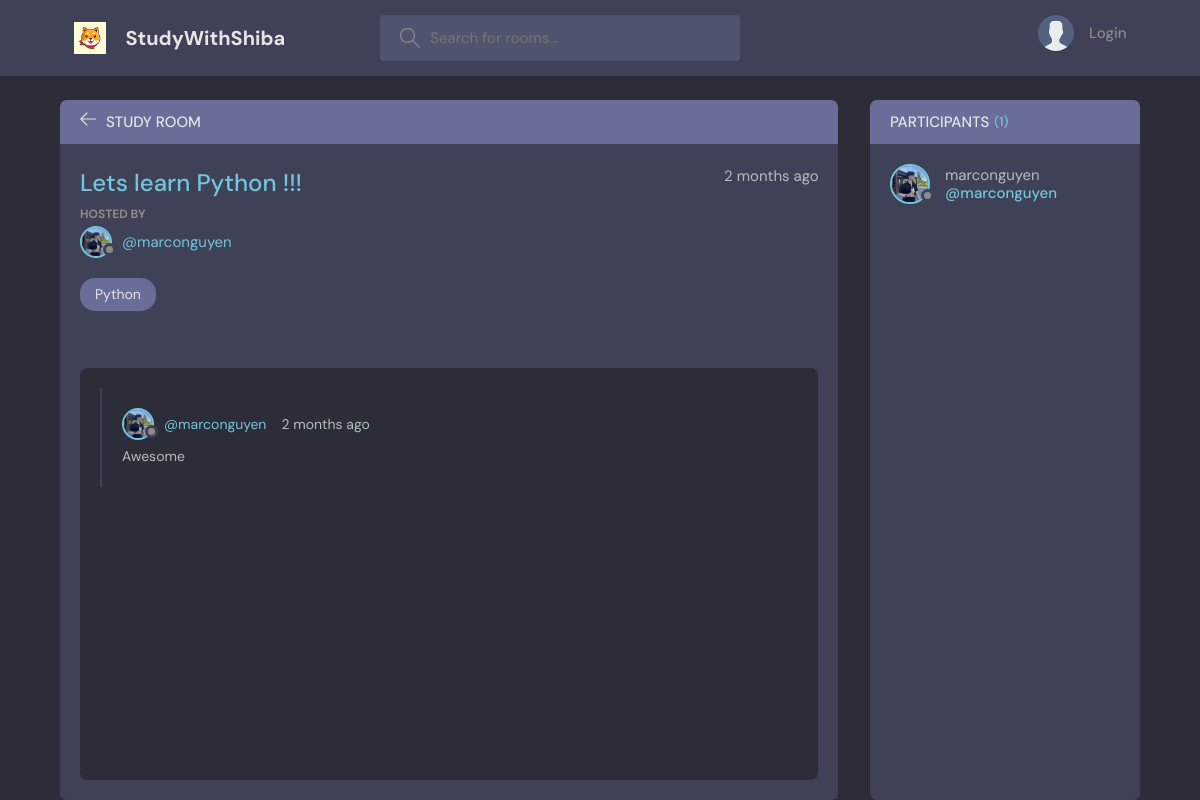
The page /room/1/ on the database as committed earlier.
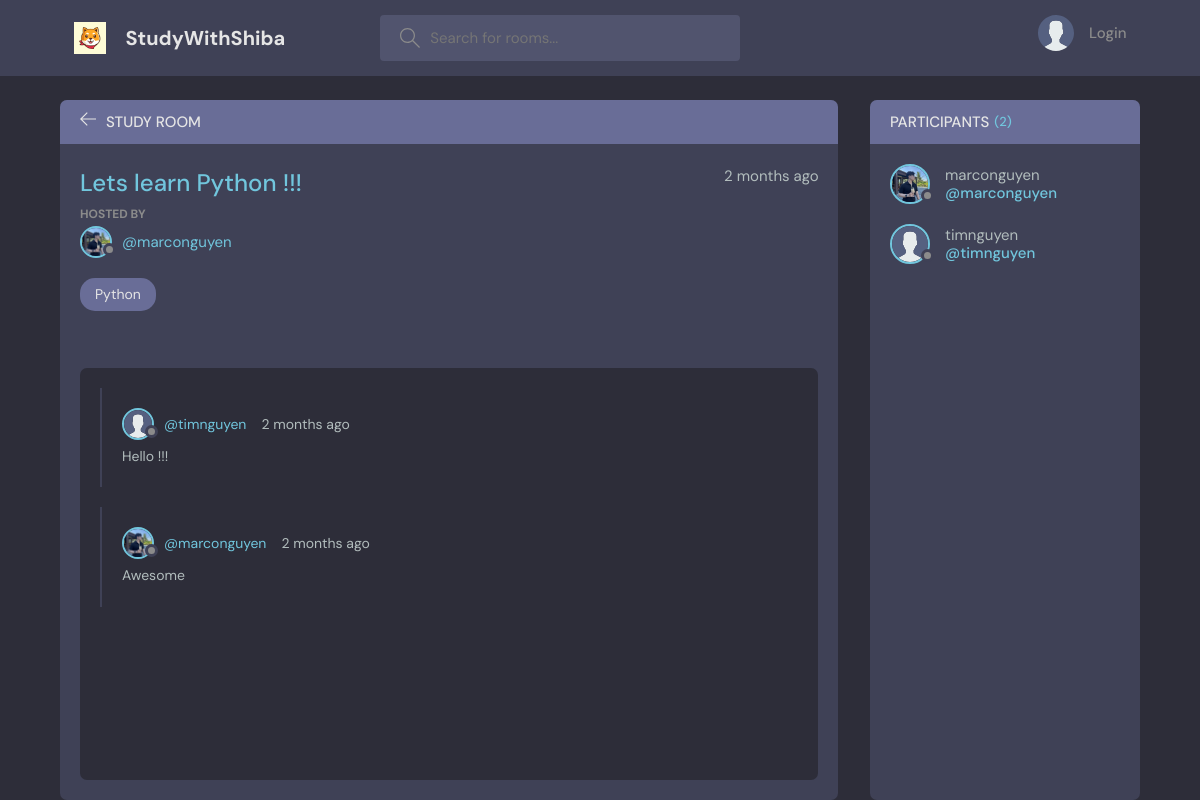
The same page on the database as committed later.
### base/models.py (models this page shows, shortened)
class Message(models.Model):
    user = models.ForeignKey(User, on_delete= models.CASCADE) # 1 user can have many mess(s)
    room = models.ForeignKey(Room, on_delete= models.CASCADE) # 1 to many, khi xoa phong thi toan bo message cua room do deu bi xoa
    body = models.TextField()
    updated = models.DateTimeField(auto_now= True) # auto now -> takes a snapshot on every time we save item(s)
    created = models.DateTimeField(auto_now_add= True) # created -> takes a stamp when we first create item
    class Meta:
        ordering = ['-updated', '-created']

class User(AbstractUser):
    name = models.CharField(max_length = 200, null = True)
    email = models.EmailField(unique = True, null = True)
    bio = models.TextField(null = True)
    avatar = models.ImageField(null = True, default = "avatar.svg")
    USERNAME_FIELD = 'email'
    REQUIRED_FIELDS = []

### base/views.py (the view, shortened to what this page needs)
# urls.py: path('room/<str:pk>/', views.room, name= 'room'), # pass value pk(string)
def room(request, pk):
    room = Room.objects.get(id= pk)
    room_messages = room.message_set.all() #.order_by('-created') -> tới phần activity feed thì cho nguyên đống message tự sort
    participants = room.participants.all()
    context = {'room': room, 'room_messages': room_messages,
                'participants': participants}
    return render(request, 'base/room.html', context)

### base/models.py (called while the page is built)
    def __str__(self):
        return self.name

### base/templates/base/room.html (shortened to what this page needs)
{% extends 'main.html' %}
{% load static %}
{% block content %}
<main class="profile-page layout layout--2">
  <div class="container">
    <div class="room">
      <div class="room__top">
        <div class="room__topLeft">
          <a href="{% url 'home'%}">
            <svg version="1.1" xmlns="http://www.w3.org/2000/svg" width="32" height="32" viewBox="0 0 32 32">
              <title>arrow-left</title>
              <path
                d="M13.723 2.286l-13.723 13.714 13.719 13.714 1.616-1.611-10.96-10.96h27.625v-2.286h-27.625l10.965-10.965-1.616-1.607z"
              ></path>
            </svg>
          </a>
          <h3>Study Room</h3>
        </div>
      </div>
      <div class="room__box scroll">
        <div class="room__header scroll">
          <div class="room__info">
            <h3>{{room.name}}</h3>
            <span>{{room.created|timesince}} ago </span>
          </div>
          <div class="room__hosted">
            <p>Hosted By</p>
            <a href="{% url 'user-profile' room.host.id %}" class="room__author">
              <div class="avatar avatar--small">
                <img src="{{room.host.avatar.url}}" />
              </div>
              <span>@{{room.host.username}}</span>
            </a>
          </div>
          <span class="room__topics">{{room.topic}}</span>
        </div>
        <div class="room__conversation">
          <div class="threads scroll">
            {% for message in room_messages %}
            <div class="thread">
              <div class="thread__top">
                <div class="thread__author">
                  <a href="{% url 'user-profile' message.user.id %}" class="thread__authorInfo">
                    <div class="avatar avatar--small">
                      <img src="{{message.user.avatar.url}}" />
                    </div>
                    <span>@{{message.user.username}}</span>
                  </a>
                  <span class="thread__date">{{message.created|timesince}} ago</span>
                </div>
              </div>
              <div class="thread__details">
                {{message.body}}
              </div>
            </div>
            {% endfor %}
          </div>
        </div>
      </div>
    </div>
    <div class="participants">
      <h3 class="participants__top">Participants <span>({{participants.count}})</span></h3>
      <div class="participants__list scroll">
        {% for user in participants %}
        <a href="{% url 'user-profile' user.id %}" class="participant">
          <div class="avatar avatar--medium">
            <img src="{{user.avatar.url}}" />
          </div>
          <p>
            {{user.username}}
            <span>@{{user.username}}</span>
          </p>
        </a>
        {% endfor %}
      </div>
    </div>
  </div>
</main>
{% endblock content %}

Rows that differ between the two databases and show on the page:
added Message: user.avatar (placeholder picture), user.username "timnguyen", created "2 months", body "Hello !!!"
added User: avatar (placeholder picture), username "timnguyen"
Other text that changed with them:
{{ participants.count }}: "1" → "2"
